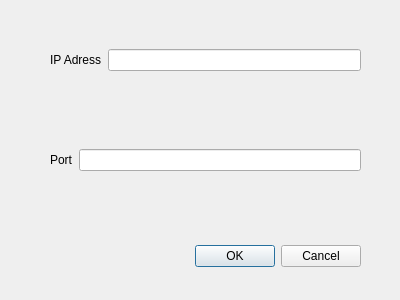
<?xml version="1.0" encoding="UTF-8"?>
<ui version="4.0">
 <class>ConnectToDialog</class>
 <widget class="QDialog" name="ConnectToDialog">
  <property name="geometry">
   <rect>
    <x>0</x>
    <y>0</y>
    <width>400</width>
    <height>300</height>
   </rect>
  </property>
  <property name="windowTitle">
   <string>Connect To...</string>
  </property>
  <widget class="QDialogButtonBox" name="buttonBox">
   <property name="geometry">
    <rect>
     <x>20</x>
     <y>240</y>
     <width>341</width>
     <height>32</height>
    </rect>
   </property>
   <property name="orientation">
    <enum>Qt::Horizontal</enum>
   </property>
   <property name="standardButtons">
    <set>QDialogButtonBox::Cancel|QDialogButtonBox::Ok</set>
   </property>
  </widget>
  <widget class="QWidget" name="horizontalLayoutWidget">
   <property name="geometry">
    <rect>
     <x>50</x>
     <y>20</y>
     <width>311</width>
     <height>80</height>
    </rect>
   </property>
   <layout class="QHBoxLayout" name="horizontalLayout">
    <item>
     <widget class="QLabel" name="label">
      <property name="text">
       <string>IP Adress</string>
      </property>
     </widget>
    </item>
    <item>
     <widget class="QLineEdit" name="ipAddressLineEdit"/>
    </item>
   </layout>
  </widget>
  <widget class="QWidget" name="horizontalLayoutWidget_2">
   <property name="geometry">
    <rect>
     <x>50</x>
     <y>120</y>
     <width>311</width>
     <height>80</height>
    </rect>
   </property>
   <layout class="QHBoxLayout" name="horizontalLayout_2">
    <item>
     <widget class="QLabel" name="label_2">
      <property name="text">
       <string>Port</string>
      </property>
     </widget>
    </item>
    <item>
     <widget class="QLineEdit" name="portLineEdit"/>
    </item>
   </layout>
  </widget>
 </widget>
 <resources/>
 <connections>
  <connection>
   <sender>buttonBox</sender>
   <signal>accepted()</signal>
   <receiver>ConnectToDialog</receiver>
   <slot>accept()</slot>
   <hints>
    <hint type="sourcelabel">
     <x>248</x>
     <y>254</y>
    </hint>
    <hint type="destinationlabel">
     <x>157</x>
     <y>274</y>
    </hint>
   </hints>
  </connection>
  <connection>
   <sender>buttonBox</sender>
   <signal>rejected()</signal>
   <receiver>ConnectToDialog</receiver>
   <slot>reject()</slot>
   <hints>
    <hint type="sourcelabel">
     <x>316</x>
     <y>260</y>
    </hint>
    <hint type="destinationlabel">
     <x>286</x>
     <y>274</y>
    </hint>
   </hints>
  </connection>
 </connections>
</ui>
